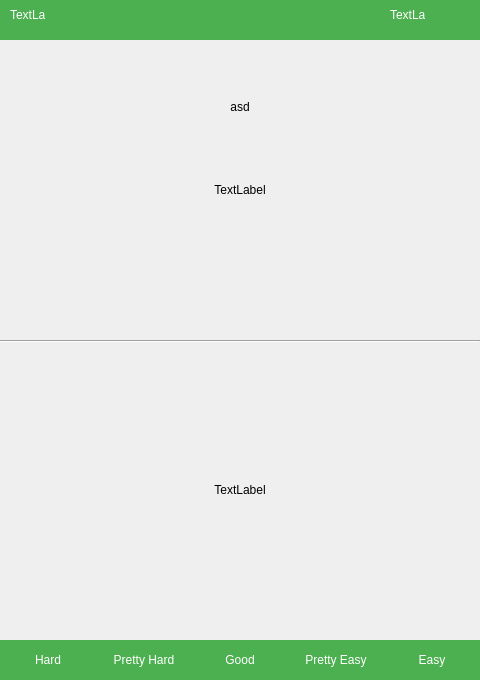
<?xml version="1.0" encoding="UTF-8"?>
<ui version="4.0">
 <class>DeckReviewer</class>
 <widget class="QDialog" name="DeckReviewer">
  <property name="geometry">
   <rect>
    <x>0</x>
    <y>0</y>
    <width>480</width>
    <height>680</height>
   </rect>
  </property>
  <property name="windowTitle">
   <string>Dialog</string>
  </property>
  <property name="styleSheet">
   <string notr="true">QPushButton {
color: white;
background: #4CAF50;
border-radius: 0px;
}

QPushButton:hover {
background: #43A047
}

QPushButton:disabled {
background-color: rgb(204, 204, 204);
}

QGroupBox {
color: white;
background: #4CAF50;
border-radius: 0px;
}</string>
  </property>
  <widget class="Line" name="line">
   <property name="geometry">
    <rect>
     <x>0</x>
     <y>340</y>
     <width>480</width>
     <height>3</height>
    </rect>
   </property>
   <property name="sizePolicy">
    <sizepolicy hsizetype="Fixed" vsizetype="Fixed">
     <horstretch>0</horstretch>
     <verstretch>0</verstretch>
    </sizepolicy>
   </property>
   <property name="orientation">
    <enum>Qt::Horizontal</enum>
   </property>
  </widget>
  <widget class="QLabel" name="lblBack">
   <property name="geometry">
    <rect>
     <x>0</x>
     <y>340</y>
     <width>480</width>
     <height>300</height>
    </rect>
   </property>
   <property name="sizePolicy">
    <sizepolicy hsizetype="Fixed" vsizetype="Fixed">
     <horstretch>0</horstretch>
     <verstretch>0</verstretch>
    </sizepolicy>
   </property>
   <property name="text">
    <string>TextLabel</string>
   </property>
   <property name="textFormat">
    <enum>Qt::AutoText</enum>
   </property>
   <property name="scaledContents">
    <bool>true</bool>
   </property>
   <property name="alignment">
    <set>Qt::AlignCenter</set>
   </property>
   <property name="wordWrap">
    <bool>true</bool>
   </property>
  </widget>
  <widget class="QLabel" name="lblFront">
   <property name="geometry">
    <rect>
     <x>0</x>
     <y>40</y>
     <width>480</width>
     <height>300</height>
    </rect>
   </property>
   <property name="sizePolicy">
    <sizepolicy hsizetype="Fixed" vsizetype="Fixed">
     <horstretch>0</horstretch>
     <verstretch>0</verstretch>
    </sizepolicy>
   </property>
   <property name="text">
    <string>TextLabel</string>
   </property>
   <property name="scaledContents">
    <bool>true</bool>
   </property>
   <property name="alignment">
    <set>Qt::AlignCenter</set>
   </property>
   <property name="wordWrap">
    <bool>true</bool>
   </property>
  </widget>
  <widget class="QPushButton" name="btnShow">
   <property name="geometry">
    <rect>
     <x>0</x>
     <y>640</y>
     <width>480</width>
     <height>40</height>
    </rect>
   </property>
   <property name="sizePolicy">
    <sizepolicy hsizetype="Fixed" vsizetype="Fixed">
     <horstretch>0</horstretch>
     <verstretch>0</verstretch>
    </sizepolicy>
   </property>
   <property name="cursor">
    <cursorShape>PointingHandCursor</cursorShape>
   </property>
   <property name="text">
    <string>Show</string>
   </property>
  </widget>
  <widget class="QPushButton" name="btnEasy">
   <property name="geometry">
    <rect>
     <x>384</x>
     <y>640</y>
     <width>96</width>
     <height>40</height>
    </rect>
   </property>
   <property name="sizePolicy">
    <sizepolicy hsizetype="Fixed" vsizetype="Fixed">
     <horstretch>0</horstretch>
     <verstretch>0</verstretch>
    </sizepolicy>
   </property>
   <property name="cursor">
    <cursorShape>PointingHandCursor</cursorShape>
   </property>
   <property name="text">
    <string>Easy</string>
   </property>
  </widget>
  <widget class="QPushButton" name="btnGood">
   <property name="geometry">
    <rect>
     <x>192</x>
     <y>640</y>
     <width>96</width>
     <height>40</height>
    </rect>
   </property>
   <property name="sizePolicy">
    <sizepolicy hsizetype="Fixed" vsizetype="Fixed">
     <horstretch>0</horstretch>
     <verstretch>0</verstretch>
    </sizepolicy>
   </property>
   <property name="cursor">
    <cursorShape>PointingHandCursor</cursorShape>
   </property>
   <property name="text">
    <string>Good</string>
   </property>
  </widget>
  <widget class="QPushButton" name="btnHard">
   <property name="geometry">
    <rect>
     <x>0</x>
     <y>640</y>
     <width>96</width>
     <height>40</height>
    </rect>
   </property>
   <property name="sizePolicy">
    <sizepolicy hsizetype="Fixed" vsizetype="Fixed">
     <horstretch>0</horstretch>
     <verstretch>0</verstretch>
    </sizepolicy>
   </property>
   <property name="cursor">
    <cursorShape>PointingHandCursor</cursorShape>
   </property>
   <property name="text">
    <string>Hard</string>
   </property>
  </widget>
  <widget class="QGroupBox" name="groupBox">
   <property name="geometry">
    <rect>
     <x>0</x>
     <y>0</y>
     <width>480</width>
     <height>40</height>
    </rect>
   </property>
   <property name="styleSheet">
    <string notr="true">QLabel {
color: white;
}</string>
   </property>
   <property name="title">
    <string/>
   </property>
   <widget class="QLabel" name="lblDeck">
    <property name="geometry">
     <rect>
      <x>10</x>
      <y>10</y>
      <width>35</width>
      <height>10</height>
     </rect>
    </property>
    <property name="text">
     <string>TextLabel</string>
    </property>
   </widget>
   <widget class="QLabel" name="lblProgress">
    <property name="geometry">
     <rect>
      <x>390</x>
      <y>10</y>
      <width>35</width>
      <height>10</height>
     </rect>
    </property>
    <property name="text">
     <string>TextLabel</string>
    </property>
   </widget>
  </widget>
  <widget class="QPushButton" name="btnClose">
   <property name="geometry">
    <rect>
     <x>0</x>
     <y>640</y>
     <width>480</width>
     <height>40</height>
    </rect>
   </property>
   <property name="sizePolicy">
    <sizepolicy hsizetype="Fixed" vsizetype="Fixed">
     <horstretch>0</horstretch>
     <verstretch>0</verstretch>
    </sizepolicy>
   </property>
   <property name="cursor">
    <cursorShape>PointingHandCursor</cursorShape>
   </property>
   <property name="text">
    <string>Close</string>
   </property>
  </widget>
  <widget class="QLabel" name="lblFinished">
   <property name="geometry">
    <rect>
     <x>0</x>
     <y>100</y>
     <width>480</width>
     <height>100</height>
    </rect>
   </property>
   <property name="sizePolicy">
    <sizepolicy hsizetype="Fixed" vsizetype="Fixed">
     <horstretch>0</horstretch>
     <verstretch>0</verstretch>
    </sizepolicy>
   </property>
   <property name="text">
    <string>asd</string>
   </property>
   <property name="scaledContents">
    <bool>true</bool>
   </property>
   <property name="alignment">
    <set>Qt::AlignHCenter|Qt::AlignTop</set>
   </property>
   <property name="wordWrap">
    <bool>true</bool>
   </property>
  </widget>
  <widget class="QPushButton" name="btnPrettyEasy">
   <property name="geometry">
    <rect>
     <x>288</x>
     <y>640</y>
     <width>96</width>
     <height>40</height>
    </rect>
   </property>
   <property name="sizePolicy">
    <sizepolicy hsizetype="Fixed" vsizetype="Fixed">
     <horstretch>0</horstretch>
     <verstretch>0</verstretch>
    </sizepolicy>
   </property>
   <property name="cursor">
    <cursorShape>PointingHandCursor</cursorShape>
   </property>
   <property name="text">
    <string>Pretty Easy</string>
   </property>
  </widget>
  <widget class="QPushButton" name="btnPrettyHard">
   <property name="geometry">
    <rect>
     <x>96</x>
     <y>640</y>
     <width>96</width>
     <height>40</height>
    </rect>
   </property>
   <property name="sizePolicy">
    <sizepolicy hsizetype="Fixed" vsizetype="Fixed">
     <horstretch>0</horstretch>
     <verstretch>0</verstretch>
    </sizepolicy>
   </property>
   <property name="cursor">
    <cursorShape>PointingHandCursor</cursorShape>
   </property>
   <property name="text">
    <string>Pretty Hard</string>
   </property>
  </widget>
  <zorder>btnClose</zorder>
  <zorder>line</zorder>
  <zorder>lblBack</zorder>
  <zorder>lblFront</zorder>
  <zorder>btnShow</zorder>
  <zorder>btnEasy</zorder>
  <zorder>btnGood</zorder>
  <zorder>btnHard</zorder>
  <zorder>groupBox</zorder>
  <zorder>lblFinished</zorder>
  <zorder>btnPrettyEasy</zorder>
  <zorder>btnPrettyHard</zorder>
 </widget>
 <resources/>
 <connections/>
</ui>
